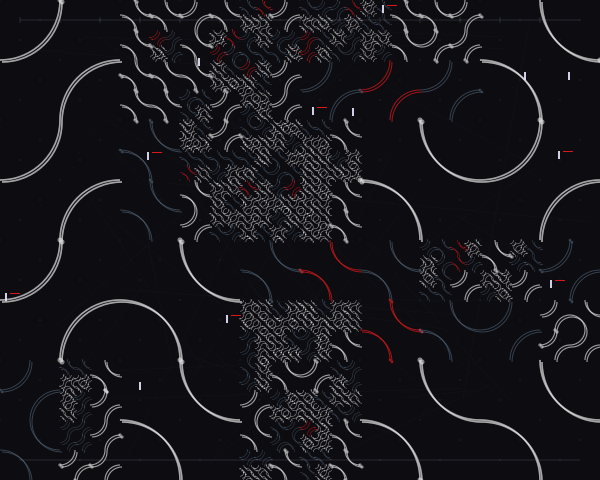

Recreate this plot in Python.
import cairo
import math
import random

# Setup
width, height = 600, 480
surface = cairo.ImageSurface(cairo.FORMAT_ARGB32, width, height)
ctx = cairo.Context(surface)

# Background - Deep Neutral
ctx.set_source_rgb(0.05, 0.05, 0.07)
ctx.paint()

def draw_truchet_tile(x, y, size, variant, color, weight):
    """Draws a technical-style Truchet tile with arcs and nodal points."""
    ctx.set_source_rgba(*color)
    ctx.set_line_width(weight)
    
    # Rounded arc paths (Smith-style Truchet)
    if variant == 0:
        # Arc top-left and bottom-right
        ctx.arc(x, y, size / 2, 0, 0.5 * math.pi)
        ctx.stroke()
        ctx.arc(x + size, y + size, size / 2, math.pi, 1.5 * math.pi)
        ctx.stroke()
    else:
        # Arc top-right and bottom-left
        ctx.arc(x + size, y, size / 2, 0.5 * math.pi, math.pi)
        ctx.stroke()
        ctx.arc(x, y + size, size / 2, 1.5 * math.pi, 2 * math.pi)
        ctx.stroke()

    # Technical "Nodal" points at the midpoints of the edges
    # These create the "signal" clusters
    ctx.set_source_rgba(color[0], color[1], color[2], color[3] * 0.8)
    node_size = weight * 1.5
    nodes = [(x + size/2, y), (x + size/2, y + size), (x, y + size/2), (x + size, y + size/2)]
    for nx, ny in nodes:
        if random.random() > 0.7:
            ctx.arc(nx, ny, node_size, 0, 2 * math.pi)
            ctx.fill()

def recursive_subdivide(x, y, size, depth, max_depth):
    """Partitions the plane into hierarchical scales based on proximity to centers of interest."""
    # Distance-based entropy: smaller subdivisions near a 'signal' point
    dist_to_center = math.sqrt((x + size/2 - width/2)**2 + (y + size/2 - height/2)**2)
    normalize_dist = dist_to_center / (width / 1.5)
    
    # Probability of splitting increases near the center or randomly
    split_chance = 0.6 * (1.0 - normalize_dist) + 0.2
    
    if depth < max_depth and random.random() < split_chance:
        new_size = size / 2
        recursive_subdivide(x, y, new_size, depth + 1, max_depth)
        recursive_subdivide(x + new_size, y, new_size, depth + 1, max_depth)
        recursive_subdivide(x, y + new_size, new_size, depth + 1, max_depth)
        recursive_subdivide(x + new_size, y + new_size, new_size, depth + 1, max_depth)
    else:
        # Style parameters
        variant = random.randint(0, 1)
        
        # Determine color and weight based on depth
        # Higher depth (smaller tiles) gets finer lines and brighter colors
        if depth % 2 == 0:
            color = (0.9, 0.9, 0.9, 0.7) # White/Technical grey
            weight = 0.5 + (max_depth - depth) * 0.3
        else:
            # Occasional primary accent (Swiss Red)
            if random.random() > 0.85:
                color = (0.85, 0.1, 0.1, 0.8)
            else:
                color = (0.4, 0.5, 0.6, 0.5) # Muted Blueprint Blue
            weight = 0.3 + (max_depth - depth) * 0.2
            
        draw_truchet_tile(x, y, size, variant, color, weight)

# --- Layer 1: Background Noise / Data Cartography ---
# Fine hairline paths connecting random nodes across the grid
ctx.set_line_width(0.2)
ctx.set_source_rgba(0.3, 0.3, 0.4, 0.2)
for _ in range(40):
    ctx.move_to(random.random() * width, random.random() * height)
    ctx.line_to(random.random() * width, random.random() * height)
    ctx.stroke()

# --- Layer 2: Main Recursive Truchet Composition ---
# We use multiple passes with slightly different offsets to create depth
offsets = [(0, 0), (2, 2)]
for i, (ox, oy) in enumerate(offsets):
    random.seed(42) # Ensure layers align structurally but vary in detail
    grid_size = 120
    for gx in range(0, width, grid_size):
        for gy in range(0, height, grid_size):
            ctx.save()
            ctx.translate(ox, oy)
            if i == 1: # Shadow/Offset layer
                ctx.set_operator(cairo.OPERATOR_OVER)
            recursive_subdivide(gx, gy, grid_size, 0, 4)
            ctx.restore()

# --- Layer 3: Technical Overlays & Rhythmic Punctuation ---
# Overlaying a modular grid of micro-primitives
ctx.set_source_rgba(1.0, 1.0, 1.0, 0.15)
dot_spacing = 20
for dx in range(0, width, dot_spacing):
    for dy in range(0, height, dot_spacing):
        if (dx + dy) % 3 == 0:
            ctx.rectangle(dx - 0.5, dy - 0.5, 1, 1)
            ctx.fill()

# High-contrast "Signal" areas - Small filled rectangles for hierarchy
for _ in range(12):
    sx = random.randint(0, width)
    sy = random.randint(0, height)
    ctx.set_source_rgba(0.9, 0.9, 1.0, 0.9)
    ctx.rectangle(sx, sy, 2, 8)
    ctx.fill()
    if random.random() > 0.5:
        ctx.set_source_rgba(0.85, 0.1, 0.1, 1.0)
        ctx.rectangle(sx + 5, sy, 10, 1)
        ctx.fill()

# --- Layer 4: Mathematical Margin Markers ---
# Simulating a technical blueprint or calculation snapshot
ctx.set_source_rgba(0.6, 0.6, 0.7, 0.4)
ctx.set_line_width(0.5)
margin = 20
ctx.move_to(margin, margin)
ctx.line_to(width - margin, margin)
ctx.move_to(margin, height - margin)
ctx.line_to(width - margin, height - margin)
ctx.stroke()

# Tiny vertical scale markers
for mx in range(margin, width - margin, 40):
    ctx.move_to(mx, margin - 3)
    ctx.line_to(mx, margin + 3)
    ctx.stroke()

# Final texture: Subtle noise to break the digital flatness
for _ in range(2000):
    ctx.set_source_rgba(1, 1, 1, 0.05)
    ctx.rectangle(random.random() * width, random.random() * height, 0.5, 0.5)
    ctx.fill()
